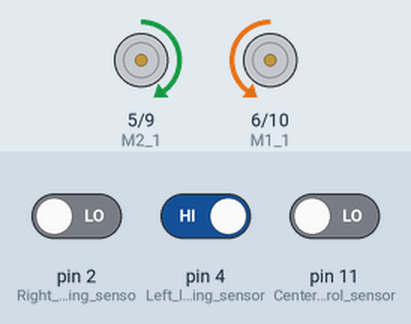
This sketch was run on a simulated Arduino Uno, built with avr-gcc and run on an emulated ATmega328P. On the bench: motor-driver pin pairs drawn as motors (green arrow = first pin HIGH = forward, orange = second pin HIGH = backward, longer = more drive). The test bench sets the inputs (shaded band); at power-on: pin 2 (Right_line_tracking_senso) LOW, pin 4 (Left_line_tracking_sensor) HIGH, pin 11 (Center_line_patrol_sensor) LOW.

Above: at 1.2 s.
1.3 s: pin 2 (Right_line_tracking_senso) driven HIGH and pin 4 (Left_line_tracking_sensor) driven LOW
At 1.9 s:
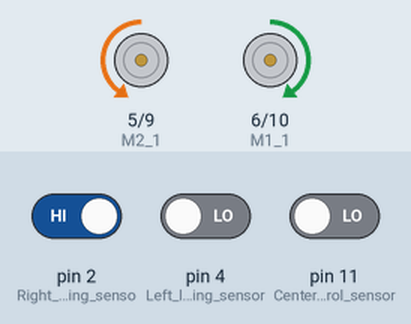
2.8 s: pin 4 (Left_line_tracking_sensor) driven HIGH and pin 11 (Center_line_patrol_sensor) driven HIGH
At 4.0 s:
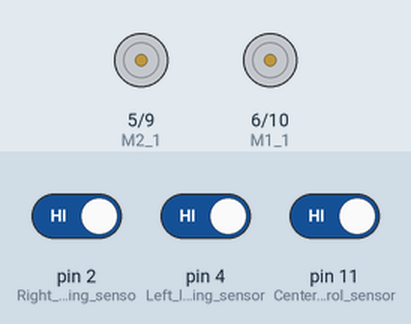
4.3 s: pin 2 (Right_line_tracking_senso) driven LOW
At 5.4 s:
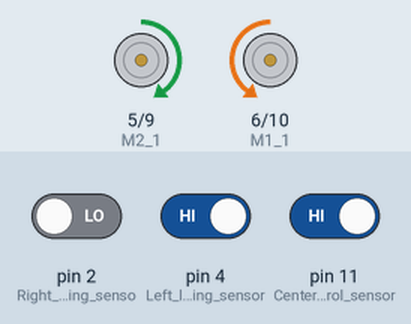
5.8 s: pin 4 (Left_line_tracking_sensor) driven LOW
At 6.5 s:
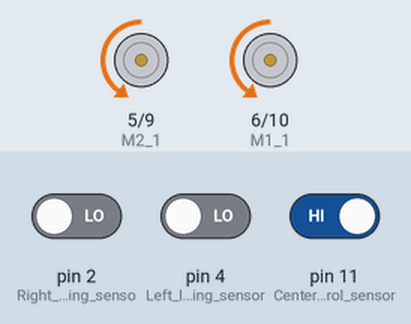
7.3 s: pin 4 (Left_line_tracking_sensor) driven HIGH
At 7.6 s:
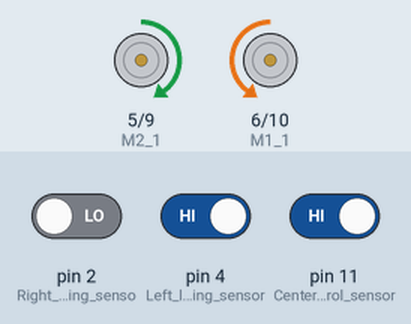
8.8 s: pin 2 (Right_line_tracking_senso) driven HIGH
At 10.0 s:
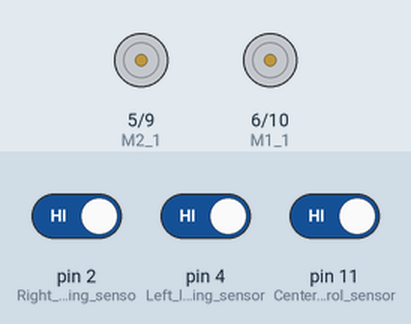
Timing chart, 0 to 11.3 s (numbered marks = the images above; inputs shaded):
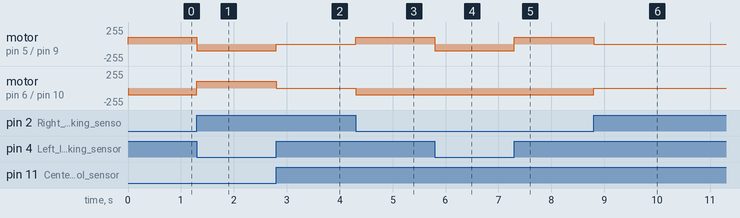

Measured:
- after the input at 1.3 s, motor on pin 5 (M2_1) / pin 9 (M2_2): forward 100/255 → backward 100/255 at once; motor on pin 6 (M1_1) / pin 10 (M1_2): backward 100/255 → forward 100/255 at once
- after the input at 2.8 s, motor on pin 5 (M2_1) / pin 9 (M2_2): backward 100/255 → stopped at once; motor on pin 6 (M1_1) / pin 10 (M1_2): forward 100/255 → stopped at once
- after the input at 4.3 s, motor on pin 5 (M2_1) / pin 9 (M2_2): stopped → forward 100/255 at once; motor on pin 6 (M1_1) / pin 10 (M1_2): stopped → backward 100/255 at once
- after the input at 5.8 s, motor on pin 5 (M2_1) / pin 9 (M2_2): forward 100/255 → backward 100/255 at once
- after the input at 7.3 s, motor on pin 5 (M2_1) / pin 9 (M2_2): backward 100/255 → forward 100/255 at once
- after the input at 8.8 s, motor on pin 5 (M2_1) / pin 9 (M2_2): forward 100/255 → stopped at once; motor on pin 6 (M1_1) / pin 10 (M1_2): backward 100/255 → stopped at once

The sketch:

Test_2_Line_Tracking_Smart_Car.ino
```cpp
int M1_1=6;
int M1_2=10;
int M2_1=5;
int M2_2=9;

void Infrared_Tracing() {
  int Left_Tra_Value = 1;
  int Center_Tra_Value = 1;
  int Right_Tra_Value = 1;
  int Black = 1;
  Left_Tra_Value = digitalRead(4);
  Center_Tra_Value = digitalRead(11);
  Right_Tra_Value = digitalRead(2);
  if (Left_Tra_Value != Black && (Center_Tra_Value == Black && Right_Tra_Value != Black)) {//010
    advance();
  } else if (Left_Tra_Value == Black && (Center_Tra_Value == Black && Right_Tra_Value != Black)) {//110
    turnL();
  } else if (Left_Tra_Value == Black && (Center_Tra_Value != Black && Right_Tra_Value != Black)) {//100
    turnL();
  } else if (Left_Tra_Value != Black && (Center_Tra_Value != Black && Right_Tra_Value == Black)) {//001
    turnR();
  } else if (Left_Tra_Value != Black && (Center_Tra_Value == Black && Right_Tra_Value == Black)) {//011
    turnR();
  } else if (Left_Tra_Value == Black && (Center_Tra_Value == Black && Right_Tra_Value == Black)){//111
    stopp();
  }
}

void setup(){
  Serial.begin(9600);
  pinMode(4, INPUT);//Left line tracking sensor is connected to the digital IO port D4
  pinMode(11, INPUT);//Center line patrol sensor is connected to the digital IO port D11
  pinMode(2, INPUT);//Right line tracking sensor is connected to the digital IO port D2
  pinMode(M1_1,OUTPUT);
  pinMode(M1_2,OUTPUT);
  pinMode(M2_1,OUTPUT);
  pinMode(M2_2,OUTPUT);
}

void loop(){
  Infrared_Tracing();

}

void advance()    //  going forward
{
  digitalWrite(M1_1,LOW);
  analogWrite(M1_2,100);
  digitalWrite(M2_1,LOW);
  analogWrite(M2_2,100);
}
void back()         //back up
{
  analogWrite(M1_1,100);
  digitalWrite(M1_2,LOW);
  analogWrite(M2_1,100);
  digitalWrite(M2_2,LOW);
}
void turnR()         //turn right
{
  analogWrite(M1_1,100);
  digitalWrite(M1_2,LOW);
  digitalWrite(M2_1,LOW);
  analogWrite(M2_2,100);
}
void turnL()        //turn left
{
  digitalWrite(M1_1,LOW);
  analogWrite(M1_2,100);
  analogWrite(M2_1,100);
  digitalWrite(M2_2,LOW);
}
void stopp()        //stop
{
  digitalWrite(M1_1,LOW);
  digitalWrite(M1_2,LOW);
  digitalWrite(M2_1,LOW);
  digitalWrite(M2_2,LOW);
}
```
